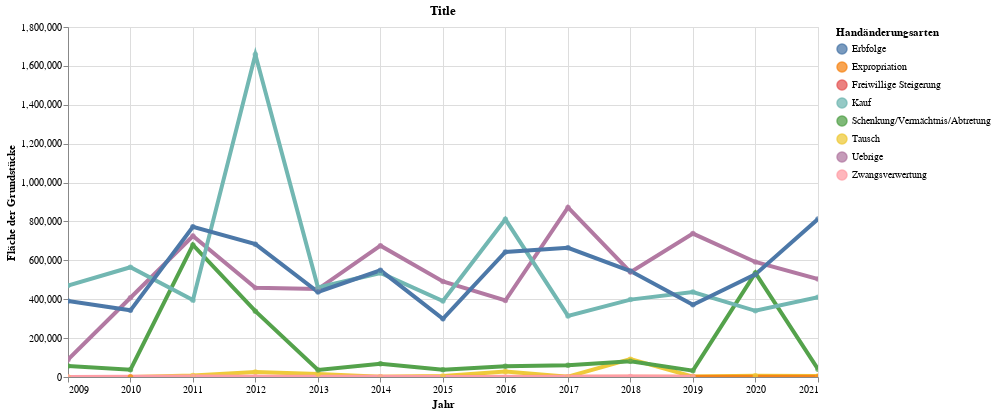

The cell this chart's notebook holds for it:
### Code cell
highlight = alt.selection(type='single', on='mouseover',
                          fields=['HaeArt'], nearest=True)
#x='date:StichtagDatJahr',
base = alt.Chart(myAgg.reset_index().query('sum_AnzGrst > 1'), title="Title").encode(
    x=alt.X('Jahr', axis=alt.Axis(title='Jahr'))# , axis=alt.Axis(format='%', title='percentage')
    , y=alt.X('sum_Flaeche', axis=alt.Axis(title='Fläche der Grundstücke'))
    , color=alt.Color('HaeArt', legend=alt.Legend(title="Handänderungsarten", orient="right"))  
    ,tooltip=['Jahr', 'HaeArt','sum_Flaeche']    
)
points = base.mark_circle().encode(
    opacity=alt.value(0.75)
).add_selection(
    highlight
).properties(
    width=750 , height=350
)
lines = base.mark_line().encode(
    size=alt.condition(~highlight, alt.value(0.5), alt.value(4))
).interactive()

lines + points

### Figure 1 — Vega-Lite specification as saved in the notebook (floating-point values rounded to 4 significant figures)
{"config": {"view": {"continuousWidth": 400, "continuousHeight": 300}}, "layer": [{"mark": "line", "encoding": {"color": {"type": "nominal", "field": "HaeArt", "legend": {"orient": "right", "title": "Handänderungsarten"}}, "size": {"condition": {"value": 0.5, "selection": {"not": "selector013"}}, "value": 4}, "tooltip": [{"type": "temporal", "field": "Jahr"}, {"type": "nominal", "field": "HaeArt"}, {"type": "quantitative", "field": "sum_Flaeche"}], "x": {"type": "temporal", "axis": {"title": "Jahr"}, "field": "Jahr"}, "y": {"type": "quantitative", "axis": {"title": "Fläche der Grundstücke"}, "field": "sum_Flaeche"}}, "selection": {"selector014": {"type": "interval", "bind": "scales", "encodings": ["x", "y"]}}, "title": "Title"}, {"mark": "circle", "encoding": {"color": {"type": "nominal", "field": "HaeArt", "legend": {"orient": "right", "title": "Handänderungsarten"}}, "opacity": {"value": 0.75}, "tooltip": [{"type": "temporal", "field": "Jahr"}, {"type": "nominal", "field": "HaeArt"}, {"type": "quantitative", "field": "sum_Flaeche"}], "x": {"type": "temporal", "axis": {"title": "Jahr"}, "field": "Jahr"}, "y": {"type": "quantitative", "axis": {"title": "Fläche der Grundstücke"}, "field": "sum_Flaeche"}}, "height": 350, "selection": {"selector013": {"type": "single", "on": "mouseover", "fields": ["HaeArt"], "nearest": true}}, "title": "Title", "width": 750}], "data": {"name": "data-b95050df99ab8f1a5f306e407f51427a"}, "$schema": "https://vega.github.io/schema/vega-lite/v4.8.1.json", "datasets": {"data-b95050df99ab8f1a5f306e407f51427a": [{"Jahr": "2021-01-01T00:00:00", "HaeArt": "Uebrige", "sum_AnzGrst": 442, "sum_Flaeche": 504000.0}, {"Jahr": "2021-01-01T00:00:00", "HaeArt": "Tausch", "sum_AnzGrst": 5, "sum_Flaeche": 4963.0}, {"Jahr": "2021-01-01T00:00:00", "HaeArt": "Schenkung/Vermächtnis/Abtretung", "sum_AnzGrst": 109, "sum_Flaeche": 39780.0}, {"Jahr": "2021-01-01T00:00:00", "HaeArt": "Kauf", "sum_AnzGrst": 1252, "sum_Flaeche": 410700.0}, {"Jahr": "2021-01-01T00:00:00", "HaeArt": "Expropriation", "sum_AnzGrst": 9, "sum_Flaeche": 1876.0}, {"Jahr": "2021-01-01T00:00:00", "HaeArt": "Erbfolge", "sum_AnzGrst": 790, "sum_Flaeche": 812700.0}, {"Jahr": "2020-01-01T00:00:00", "HaeArt": "Schenkung/Vermächtnis/Abtretung", "sum_AnzGrst": 164, "sum_Flaeche": 534900.0}, {"Jahr": "2020-01-01T00:00:00", "HaeArt": "Erbfolge", "sum_AnzGrst": 658, "sum_Flaeche": 527700.0}, {"Jahr": "2020-01-01T00:00:00", "HaeArt": "Kauf", "sum_AnzGrst": 947, "sum_Flaeche": 340500.0}, {"Jahr": "2020-01-01T00:00:00", "HaeArt": "Uebrige", "sum_AnzGrst": 503, "sum_Flaeche": 591600.0}, {"Jahr": "2020-01-01T00:00:00", "HaeArt": "Tausch", "sum_AnzGrst": 5, "sum_Flaeche": 6522.0}, {"Jahr": "2019-01-01T00:00:00", "HaeArt": "Schenkung/Vermächtnis/Abtretung", "sum_AnzGrst": 98, "sum_Flaeche": 32650.0}, {"Jahr": "2019-01-01T00:00:00", "HaeArt": "Erbfolge", "sum_AnzGrst": 664, "sum_Flaeche": 371400.0}, {"Jahr": "2019-01-01T00:00:00", "HaeArt": "Kauf", "sum_AnzGrst": 893, "sum_Flaeche": 437100.0}, {"Jahr": "2019-01-01T00:00:00", "HaeArt": "Freiwillige Steigerung", "sum_AnzGrst": 3, "sum_Flaeche": 984.0}, {"Jahr": "2019-01-01T00:00:00", "HaeArt": "Tausch", "sum_AnzGrst": 5, "sum_Flaeche": 2276.0}, {"Jahr": "2019-01-01T00:00:00", "HaeArt": "Uebrige", "sum_AnzGrst": 604, "sum_Flaeche": 737600.0}, {"Jahr": "2019-01-01T00:00:00", "HaeArt": "Zwangsverwertung", "sum_AnzGrst": 2, "sum_Flaeche": 1144.0}, {"Jahr": "2018-01-01T00:00:00", "HaeArt": "Zwangsverwertung", "sum_AnzGrst": 4, "sum_Flaeche": 2250.0}, {"Jahr": "2018-01-01T00:00:00", "HaeArt": "Uebrige", "sum_AnzGrst": 486, "sum_Flaeche": 539400.0}, {"Jahr": "2018-01-01T00:00:00", "HaeArt": "Tausch", "sum_AnzGrst": 19, "sum_Flaeche": 91950.0}, {"Jahr": "2018-01-01T00:00:00", "HaeArt": "Schenkung/Vermächtnis/Abtretung", "sum_AnzGrst": 134, "sum_Flaeche": 80840.0}, {"Jahr": "2018-01-01T00:00:00", "HaeArt": "Kauf", "sum_AnzGrst": 1063, "sum_Flaeche": 398100.0}, {"Jahr": "2018-01-01T00:00:00", "HaeArt": "Erbfolge", "sum_AnzGrst": 739, "sum_Flaeche": 544700.0}, {"Jahr": "2017-01-01T00:00:00", "HaeArt": "Schenkung/Vermächtnis/Abtretung", "sum_AnzGrst": 131, "sum_Flaeche": 60160.0}, {"Jahr": "2017-01-01T00:00:00", "HaeArt": "Erbfolge", "sum_AnzGrst": 865, "sum_Flaeche": 664300.0}, {"Jahr": "2017-01-01T00:00:00", "HaeArt": "Kauf", "sum_AnzGrst": 988, "sum_Flaeche": 314100.0}, {"Jahr": "2017-01-01T00:00:00", "HaeArt": "Uebrige", "sum_AnzGrst": 730, "sum_Flaeche": 872100.0}, {"Jahr": "2017-01-01T00:00:00", "HaeArt": "Tausch", "sum_AnzGrst": 6, "sum_Flaeche": 1917.0}, {"Jahr": "2017-01-01T00:00:00", "HaeArt": "Zwangsverwertung", "sum_AnzGrst": 2, "sum_Flaeche": 1126.0}, {"Jahr": "2016-01-01T00:00:00", "HaeArt": "Erbfolge", "sum_AnzGrst": 913, "sum_Flaeche": 643300.0}, {"Jahr": "2016-01-01T00:00:00", "HaeArt": "Zwangsverwertung", "sum_AnzGrst": 2, "sum_Flaeche": 175.5}, {"Jahr": "2016-01-01T00:00:00", "HaeArt": "Uebrige", "sum_AnzGrst": 420, "sum_Flaeche": 393400.0}, {"Jahr": "2016-01-01T00:00:00", "HaeArt": "Tausch", "sum_AnzGrst": 20, "sum_Flaeche": 28740.0}, {"Jahr": "2016-01-01T00:00:00", "HaeArt": "Schenkung/Vermächtnis/Abtretung", "sum_AnzGrst": 104, "sum_Flaeche": 55380.0}, {"Jahr": "2016-01-01T00:00:00", "HaeArt": "Kauf", "sum_AnzGrst": 1108, "sum_Flaeche": 811000.0}, {"Jahr": "2015-01-01T00:00:00", "HaeArt": "Zwangsverwertung", "sum_AnzGrst": 5, "sum_Flaeche": 620.4}, {"Jahr": "2015-01-01T00:00:00", "HaeArt": "Tausch", "sum_AnzGrst": 7, "sum_Flaeche": 5348.0}, {"Jahr": "2015-01-01T00:00:00", "HaeArt": "Schenkung/Vermächtnis/Abtretung", "sum_AnzGrst": 90, "sum_Flaeche": 36960.0}, {"Jahr": "2015-01-01T00:00:00", "HaeArt": "Kauf", "sum_AnzGrst": 1336, "sum_Flaeche": 390700.0}, {"Jahr": "2015-01-01T00:00:00", "HaeArt": "Erbfolge", "sum_AnzGrst": 692, "sum_Flaeche": 299300.0}, {"Jahr": "2015-01-01T00:00:00", "HaeArt": "Uebrige", "sum_AnzGrst": 412, "sum_Flaeche": 491400.0}, {"Jahr": "2014-01-01T00:00:00", "HaeArt": "Kauf", "sum_AnzGrst": 1116, "sum_Flaeche": 535100.0}, {"Jahr": "2014-01-01T00:00:00", "HaeArt": "Tausch", "sum_AnzGrst": 6, "sum_Flaeche": 946.6}, {"Jahr": "2014-01-01T00:00:00", "HaeArt": "Erbfolge", "sum_AnzGrst": 709, "sum_Flaeche": 548600.0}, {"Jahr": "2014-01-01T00:00:00", "HaeArt": "Schenkung/Vermächtnis/Abtretung", "sum_AnzGrst": 107, "sum_Flaeche": 68020.0}, {"Jahr": "2014-01-01T00:00:00", "HaeArt": "Uebrige", "sum_AnzGrst": 521, "sum_Flaeche": 675200.0}, {"Jahr": "2014-01-01T00:00:00", "HaeArt": "Zwangsverwertung", "sum_AnzGrst": 2, "sum_Flaeche": 1193.0}, {"Jahr": "2013-01-01T00:00:00", "HaeArt": "Uebrige", "sum_AnzGrst": 431, "sum_Flaeche": 452300.0}, {"Jahr": "2013-01-01T00:00:00", "HaeArt": "Tausch", "sum_AnzGrst": 18, "sum_Flaeche": 15490.0}, {"Jahr": "2013-01-01T00:00:00", "HaeArt": "Schenkung/Vermächtnis/Abtretung", "sum_AnzGrst": 71, "sum_Flaeche": 36490.0}, {"Jahr": "2013-01-01T00:00:00", "HaeArt": "Kauf", "sum_AnzGrst": 963, "sum_Flaeche": 460300.0}, {"Jahr": "2013-01-01T00:00:00", "HaeArt": "Erbfolge", "sum_AnzGrst": 717, "sum_Flaeche": 437200.0}, {"Jahr": "2012-01-01T00:00:00", "HaeArt": "Erbfolge", "sum_AnzGrst": 939, "sum_Flaeche": 683000.0}, {"Jahr": "2012-01-01T00:00:00", "HaeArt": "Schenkung/Vermächtnis/Abtretung", "sum_AnzGrst": 585, "sum_Flaeche": 338700.0}, {"Jahr": "2012-01-01T00:00:00", "HaeArt": "Kauf", "sum_AnzGrst": 988, "sum_Flaeche": 1658000.0}, {"Jahr": "2012-01-01T00:00:00", "HaeArt": "Uebrige", "sum_AnzGrst": 410, "sum_Flaeche": 458400.0}, {"Jahr": "2012-01-01T00:00:00", "HaeArt": "Tausch", "sum_AnzGrst": 13, "sum_Flaeche": 25730.0}, {"Jahr": "2012-01-01T00:00:00", "HaeArt": "Zwangsverwertung", "sum_AnzGrst": 3, "sum_Flaeche": 957.1}, {"Jahr": "2011-01-01T00:00:00", "HaeArt": "Tausch", "sum_AnzGrst": 14, "sum_Flaeche": 7247.0}, {"Jahr": "2011-01-01T00:00:00", "HaeArt": "Kauf", "sum_AnzGrst": 1070, "sum_Flaeche": 395300.0}, {"Jahr": "2011-01-01T00:00:00", "HaeArt": "Schenkung/Vermächtnis/Abtretung", "sum_AnzGrst": 954, "sum_Flaeche": 679000.0}, {"Jahr": "2011-01-01T00:00:00", "HaeArt": "Erbfolge", "sum_AnzGrst": 1105, "sum_Flaeche": 772900.0}, {"Jahr": "2011-01-01T00:00:00", "HaeArt": "Uebrige", "sum_AnzGrst": 539, "sum_Flaeche": 724800.0}, {"Jahr": "2011-01-01T00:00:00", "HaeArt": "Zwangsverwertung", "sum_AnzGrst": 5, "sum_Flaeche": 2063.0}, {"Jahr": "2010-01-01T00:00:00", "HaeArt": "Zwangsverwertung", "sum_AnzGrst": 7, "sum_Flaeche": 783.2}, {"Jahr": "2010-01-01T00:00:00", "HaeArt": "Uebrige", "sum_AnzGrst": 328, "sum_Flaeche": 407400.0}, {"Jahr": "2010-01-01T00:00:00", "HaeArt": "Tausch", "sum_AnzGrst": 4, "sum_Flaeche": 8.804}, {"Jahr": "2010-01-01T00:00:00", "HaeArt": "Schenkung/Vermächtnis/Abtretung", "sum_AnzGrst": 69, "sum_Flaeche": 37560.0}, {"Jahr": "2010-01-01T00:00:00", "HaeArt": "Kauf", "sum_AnzGrst": 1280, "sum_Flaeche": 564500.0}, {"Jahr": "2010-01-01T00:00:00", "HaeArt": "Expropriation", "sum_AnzGrst": 2, "sum_Flaeche": 479.5}, {"Jahr": "2010-01-01T00:00:00", "HaeArt": "Erbfolge", "sum_AnzGrst": 580, "sum_Flaeche": 342900.0}, {"Jahr": "2009-01-01T00:00:00", "HaeArt": "Tausch", "sum_AnzGrst": 4, "sum_Flaeche": 63.27}, {"Jahr": "2009-01-01T00:00:00", "HaeArt": "Schenkung/Vermächtnis/Abtretung", "sum_AnzGrst": 104, "sum_Flaeche": 56790.0}, {"Jahr": "2009-01-01T00:00:00", "HaeArt": "Kauf", "sum_AnzGrst": 1100, "sum_Flaeche": 470200.0}, {"Jahr": "2009-01-01T00:00:00", "HaeArt": "Uebrige", "sum_AnzGrst": 76, "sum_Flaeche": 89030.0}, {"Jahr": "2009-01-01T00:00:00", "HaeArt": "Zwangsverwertung", "sum_AnzGrst": 2, "sum_Flaeche": 478.9}, {"Jahr": "2009-01-01T00:00:00", "HaeArt": "Erbfolge", "sum_AnzGrst": 583, "sum_Flaeche": 390300.0}]}}
